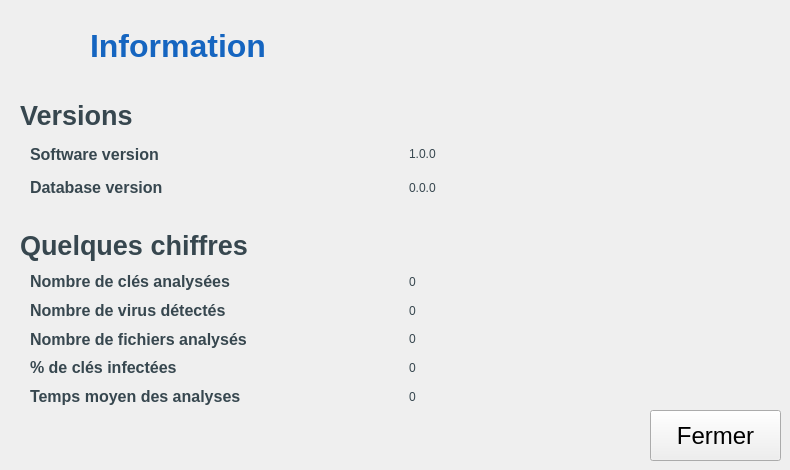
    <widget class="QWidget" name="information_view">
     <widget class="QLabel" name="label_information_title">
      <property name="geometry">
       <rect>
        <x>90</x>
        <y>20</y>
        <width>611</width>
        <height>51</height>
       </rect>
      </property>
      <property name="font">
       <font>
        <pointsize>24</pointsize>
        <weight>75</weight>
        <bold>true</bold>
       </font>
      </property>
      <property name="styleSheet">
       <string notr="true">color: rgb(21, 101, 192);</string>
      </property>
      <property name="text">
       <string>Information</string>
      </property>
     </widget>
     <widget class="QPushButton" name="btn_close_statisticsView">
      <property name="geometry">
       <rect>
        <x>650</x>
        <y>410</y>
        <width>131</width>
        <height>51</height>
       </rect>
      </property>
      <property name="font">
       <font>
        <pointsize>18</pointsize>
       </font>
      </property>
      <property name="text">
       <string>Fermer</string>
      </property>
      <property name="flat">
       <bool>false</bool>
      </property>
     </widget>
     <widget class="QWidget" name="horizontalLayoutWidget_6">
      <property name="geometry">
       <rect>
        <x>30</x>
        <y>270</y>
        <width>751</width>
        <height>138</height>
       </rect>
      </property>
      <layout class="QHBoxLayout" name="horizontalLayout_9">
       <item>
        <layout class="QVBoxLayout" name="verticalLayout_12">
         <item>
          <widget class="QLabel" name="label_nbDevicesScanned_title">
           <property name="font">
            <font>
             <pointsize>12</pointsize>
             <weight>75</weight>
             <bold>true</bold>
            </font>
           </property>
           <property name="styleSheet">
            <string notr="true">color: rgb(55, 71, 79);</string>
           </property>
           <property name="text">
            <string>Nombre de clés analysées</string>
           </property>
          </widget>
         </item>
         <item>
          <widget class="QLabel" name="label_nbMalwaresDetected_title">
           <property name="font">
            <font>
             <pointsize>12</pointsize>
             <weight>75</weight>
             <bold>true</bold>
            </font>
           </property>
           <property name="styleSheet">
            <string notr="true">color: rgb(55, 71, 79);</string>
           </property>
           <property name="text">
            <string>Nombre de virus détectés</string>
           </property>
          </widget>
         </item>
         <item>
          <widget class="QLabel" name="label_nbFilesScanned_title">
           <property name="font">
            <font>
             <pointsize>12</pointsize>
             <weight>75</weight>
             <bold>true</bold>
            </font>
           </property>
           <property name="styleSheet">
            <string notr="true">color: rgb(55, 71, 79);</string>
           </property>
           <property name="text">
            <string>Nombre de fichiers analysés</string>
           </property>
          </widget>
         </item>
         <item>
          <widget class="QLabel" name="label_percentInfectedDevices_title">
           <property name="font">
            <font>
             <pointsize>12</pointsize>
             <weight>75</weight>
             <bold>true</bold>
            </font>
           </property>
           <property name="styleSheet">
            <string notr="true">color: rgb(55, 71, 79);</string>
           </property>
           <property name="text">
            <string>% de clés infectées</string>
           </property>
          </widget>
         </item>
         <item>
          <widget class="QLabel" name="label_averageTimeScan_title">
           <property name="font">
            <font>
             <pointsize>12</pointsize>
             <weight>75</weight>
             <bold>true</bold>
            </font>
           </property>
           <property name="styleSheet">
            <string notr="true">color: rgb(55, 71, 79);</string>
           </property>
           <property name="text">
            <string>Temps moyen des analyses</string>
           </property>
          </widget>
         </item>
        </layout>
       </item>
       <item>
        <layout class="QVBoxLayout" name="verticalLayout_13">
         <item>
          <widget class="QLabel" name="label_nbDevicesScanned_value">
           <property name="styleSheet">
            <string notr="true">color: rgb(55, 71, 79);</string>
           </property>
           <property name="text">
            <string>0</string>
           </property>
          </widget>
         </item>
         <item>
          <widget class="QLabel" name="label_nbMalwaresDetected_value">
           <property name="styleSheet">
            <string notr="true">color: rgb(55, 71, 79);</string>
           </property>
           <property name="text">
            <string>0</string>
           </property>
          </widget>
         </item>
         <item>
          <widget class="QLabel" name="label_nbFilesScanned_value">
           <property name="styleSheet">
            <string notr="true">color: rgb(55, 71, 79);</string>
           </property>
           <property name="text">
            <string>0</string>
           </property>
          </widget>
         </item>
         <item>
          <widget class="QLabel" name="label_percentInfectedDevices_value">
           <property name="styleSheet">
            <string notr="true">color: rgb(55, 71, 79);</string>
           </property>
           <property name="text">
            <string>0</string>
           </property>
          </widget>
         </item>
         <item>
          <widget class="QLabel" name="label_averageTimeScan_value">
           <property name="styleSheet">
            <string notr="true">color: rgb(55, 71, 79);</string>
           </property>
           <property name="text">
            <string>0</string>
           </property>
          </widget>
         </item>
        </layout>
       </item>
      </layout>
     </widget>
     <widget class="QLabel" name="label_general_title">
      <property name="geometry">
       <rect>
        <x>20</x>
        <y>90</y>
        <width>761</width>
        <height>51</height>
       </rect>
      </property>
      <property name="font">
       <font>
        <pointsize>20</pointsize>
        <weight>75</weight>
        <bold>true</bold>
       </font>
      </property>
      <property name="styleSheet">
       <string notr="true">color: rgb(55, 71, 79);</string>
      </property>
      <property name="text">
       <string>Versions</string>
      </property>
     </widget>
     <widget class="QLabel" name="label_statistics_title">
      <property name="geometry">
       <rect>
        <x>20</x>
        <y>220</y>
        <width>761</width>
        <height>51</height>
       </rect>
      </property>
      <property name="font">
       <font>
        <pointsize>20</pointsize>
        <weight>75</weight>
        <bold>true</bold>
       </font>
      </property>
      <property name="styleSheet">
       <string notr="true">color: rgb(55, 71, 79);</string>
      </property>
      <property name="text">
       <string>Quelques chiffres</string>
      </property>
     </widget>
     <widget class="QWidget" name="horizontalLayoutWidget_7">
      <property name="geometry">
       <rect>
        <x>30</x>
        <y>140</y>
        <width>751</width>
        <height>61</height>
       </rect>
      </property>
      <layout class="QHBoxLayout" name="horizontalLayout_10">
       <item>
        <layout class="QVBoxLayout" name="verticalLayout_14">
         <item>
          <widget class="QLabel" name="label_databaseVersion_title">
           <property name="font">
            <font>
             <pointsize>12</pointsize>
             <weight>75</weight>
             <bold>true</bold>
            </font>
           </property>
           <property name="styleSheet">
            <string notr="true">color: rgb(55, 71, 79);</string>
           </property>
           <property name="text">
            <string>Software version</string>
           </property>
          </widget>
         </item>
         <item>
          <widget class="QLabel" name="label_softwareVersion_title">
           <property name="font">
            <font>
             <pointsize>12</pointsize>
             <weight>75</weight>
             <bold>true</bold>
            </font>
           </property>
           <property name="styleSheet">
            <string notr="true">color: rgb(55, 71, 79);</string>
           </property>
           <property name="text">
            <string>Database version</string>
           </property>
          </widget>
         </item>
        </layout>
       </item>
       <item>
        <layout class="QVBoxLayout" name="verticalLayout_15">
         <item>
          <widget class="QLabel" name="label_softwareVersion_value">
           <property name="styleSheet">
            <string notr="true">color: rgb(55, 71, 79);</string>
           </property>
           <property name="text">
            <string>1.0.0</string>
           </property>
          </widget>
         </item>
         <item>
          <widget class="QLabel" name="label_databaseVersion_value">
           <property name="styleSheet">
            <string notr="true">color: rgb(55, 71, 79);</string>
           </property>
           <property name="text">
            <string>0.0.0</string>
           </property>
           <property name="scaledContents">
            <bool>false</bool>
           </property>
           <property name="alignment">
            <set>Qt::AlignLeading|Qt::AlignLeft|Qt::AlignVCenter</set>
           </property>
          </widget>
         </item>
        </layout>
       </item>
      </layout>
     </widget>
     <widget class="QLabel" name="label_10">
      <property name="geometry">
       <rect>
        <x>0</x>
        <y>0</y>
        <width>80</width>
        <height>80</height>
       </rect>
      </property>
      <property name="styleSheet">
       <string notr="true">image: url(:/resources/assets/USBGuardian.png);</string>
      </property>
      <property name="text">
       <string/>
      </property>
      <property name="alignment">
       <set>Qt::AlignCenter</set>
      </property>
     </widget>
    </widget>
